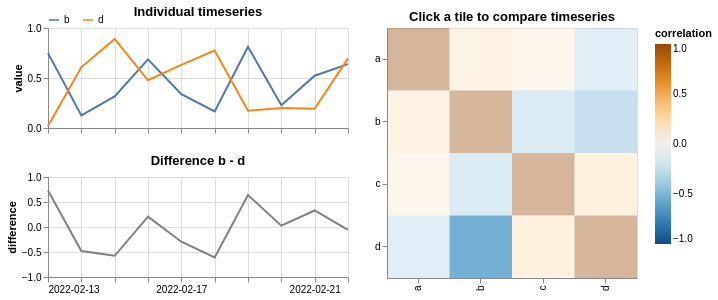

The cell this chart's notebook holds for it:
### Code cell
import pandas as pd
import numpy as np
import altair as alt


# Create timeseries data
rng = np.random.default_rng(905)
ex_ts = pd.DataFrame(
    rng.random((10, 4)),
    columns=['a', 'b', 'c', 'd'],
).assign(
    date=pd.date_range(
        start=pd.to_datetime('2022-02-22')-pd.Timedelta(9, unit='D'),
        end=pd.to_datetime('2022-02-22')).strftime('%Y-%m-%d'),
)

# Create heatmap with selection
select_x = alt.selection_point(fields=['level_0'], name='select_x', value='b')
select_y = alt.selection_point(fields=['level_1'], name='select_y', value='d')
heatmap = alt.Chart(
    ex_ts.drop(columns='date').corr().stack().reset_index().rename(columns={0: 'correlation'}),
    title='Click a tile to compare timeseries',
    height=250,
    width=250,
).mark_rect().encode(
    alt.X('level_0').title(None),
    alt.Y('level_1').title(None),
    alt.Color('correlation').scale(domain=[-1, 1], scheme='blueorange'),
    opacity=alt.when(select_x, select_y).then(alt.value(1)).otherwise(alt.value(0.4)),
).add_params(
    select_x, select_y
)

# Create chart with individual lines/timeseries
base = alt.Chart(
    ex_ts.melt(
        id_vars='date',
        var_name='category',
        value_name='value',
    ),
    height=100,
    width=300,
    title='Individual timeseries',
)
lines = base.transform_filter(
    # If the category is not in the selected values, the returned index is -1
    'indexof(datum.category, select_x.level_0) !== -1'
   '| indexof(datum.category, select_y.level_1) !== -1'
).mark_line().encode(
    alt.X('date:T').axis(labels=False).title(None),
    alt.Y('value').scale(domain=(0, 1)),
    alt.Color('category').legend(orient='top', offset=-20).title(None)
)

# Create chart with difference between lines/timeseries
dynamic_title = alt.Title(alt.expr(f'"Difference " + {select_x.name}.level_0 + " - " + {select_y.name}.level_1'))
# We pivot transform to get each category as a column
lines_diff = base.transform_pivot(
    'category', 'value', groupby=['date']
# In the calculate transform we use the values from the selection to subset the columns to substract
).transform_calculate(
    difference = f'datum[{select_x.name}.level_0] - datum[{select_y.name}.level_1]'
).mark_line(color='grey').encode(
    alt.X('date:T').axis(format='%Y-%m-%d').title(None),
    alt.Y('difference:Q').scale(domain=(-1, 1)),
).properties(
    title=dynamic_title
)

# Layout the charts
chart = (lines & lines_diff) | heatmap
chart
# products = chartout.customizables(debug=True)
# products[0]['textures'][0]['content'] = chart
# products

### Figure 1 — Vega-Lite specification as saved in the notebook (floating-point values rounded to 4 significant figures)
{"config": {"view": {"continuousWidth": 300, "continuousHeight": 300}}, "hconcat": [{"vconcat": [{"mark": {"type": "line"}, "encoding": {"color": {"field": "category", "legend": {"orient": "top", "offset": -20}, "title": null, "type": "nominal"}, "x": {"axis": {"labels": false}, "field": "date", "title": null, "type": "temporal"}, "y": {"field": "value", "scale": {"domain": [0, 1]}, "type": "quantitative"}}, "height": 100, "title": "Individual timeseries", "transform": [{"filter": "indexof(datum.category, select_x.level_0) !== -1| indexof(datum.category, select_y.level_1) !== -1"}], "width": 300}, {"mark": {"type": "line", "color": "grey"}, "encoding": {"x": {"axis": {"format": "%Y-%m-%d"}, "field": "date", "title": null, "type": "temporal"}, "y": {"field": "difference", "scale": {"domain": [-1, 1]}, "type": "quantitative"}}, "height": 100, "title": {"text": {"expr": "\"Difference \" + select_x.level_0 + \" - \" + select_y.level_1"}}, "transform": [{"pivot": "category", "value": "value", "groupby": ["date"]}, {"calculate": "datum[select_x.level_0] - datum[select_y.level_1]", "as": "difference"}], "width": 300}], "data": {"name": "data-dcd315ac3c0e3279b057cda77601a154"}}, {"data": {"name": "data-dd9af7e7685961220fe311b8eed24828"}, "mark": {"type": "rect"}, "encoding": {"color": {"field": "correlation", "scale": {"domain": [-1, 1], "scheme": "blueorange"}, "type": "quantitative"}, "opacity": {"condition": [{"test": {"and": [{"param": "select_x"}, {"param": "select_y"}]}, "value": 1}], "value": 0.4}, "x": {"field": "level_0", "title": null, "type": "nominal"}, "y": {"field": "level_1", "title": null, "type": "nominal"}}, "height": 250, "name": "view_1", "title": "Click a tile to compare timeseries", "width": 250}], "params": [{"name": "select_x", "select": {"type": "point", "fields": ["level_0"]}, "value": "b", "views": ["view_1"]}, {"name": "select_y", "select": {"type": "point", "fields": ["level_1"]}, "value": "d", "views": ["view_1"]}], "$schema": "https://vega.github.io/schema/vega-lite/v5.20.1.json", "datasets": {"data-dcd315ac3c0e3279b057cda77601a154": [{"date": "2022-02-13", "category": "a", "value": 0.9598}, {"date": "2022-02-14", "category": "a", "value": 0.3987}, {"date": "2022-02-15", "category": "a", "value": 0.6011}, {"date": "2022-02-16", "category": "a", "value": 0.9086}, {"date": "2022-02-17", "category": "a", "value": 0.1874}, {"date": "2022-02-18", "category": "a", "value": 0.6301}, {"date": "2022-02-19", "category": "a", "value": 0.6882}, {"date": "2022-02-20", "category": "a", "value": 0.899}, {"date": "2022-02-21", "category": "a", "value": 0.04121}, {"date": "2022-02-22", "category": "a", "value": 0.2136}, {"date": "2022-02-13", "category": "b", "value": 0.7485}, {"date": "2022-02-14", "category": "b", "value": 0.1263}, {"date": "2022-02-15", "category": "b", "value": 0.3154}, {"date": "2022-02-16", "category": "b", "value": 0.6857}, {"date": "2022-02-17", "category": "b", "value": 0.3378}, {"date": "2022-02-18", "category": "b", "value": 0.1662}, {"date": "2022-02-19", "category": "b", "value": 0.8117}, {"date": "2022-02-20", "category": "b", "value": 0.2277}, {"date": "2022-02-21", "category": "b", "value": 0.5228}, {"date": "2022-02-22", "category": "b", "value": 0.6389}, {"date": "2022-02-13", "category": "c", "value": 0.2504}, {"date": "2022-02-14", "category": "c", "value": 0.1607}, {"date": "2022-02-15", "category": "c", "value": 0.9928}, {"date": "2022-02-16", "category": "c", "value": 0.1159}, {"date": "2022-02-17", "category": "c", "value": 0.04576}, {"date": "2022-02-18", "category": "c", "value": 0.9727}, {"date": "2022-02-19", "category": "c", "value": 0.4507}, {"date": "2022-02-20", "category": "c", "value": 0.742}, {"date": "2022-02-21", "category": "c", "value": 0.6409}, {"date": "2022-02-22", "category": "c", "value": 0.3179}, {"date": "2022-02-13", "category": "d", "value": 0.02047}, {"date": "2022-02-14", "category": "d", "value": 0.6067}, {"date": "2022-02-15", "category": "d", "value": 0.8911}, {"date": "2022-02-16", "category": "d", "value": 0.4775}, {"date": "2022-02-17", "category": "d", "value": 0.6315}, {"date": "2022-02-18", "category": "d", "value": 0.7745}, {"date": "2022-02-19", "category": "d", "value": 0.1722}, {"date": "2022-02-20", "category": "d", "value": 0.2011}, {"date": "2022-02-21", "category": "d", "value": 0.1921}, {"date": "2022-02-22", "category": "d", "value": 0.696}], "data-dd9af7e7685961220fe311b8eed24828": [{"level_0": "a", "level_1": "a", "correlation": 1.0}, {"level_0": "a", "level_1": "b", "correlation": 0.1842}, {"level_0": "a", "level_1": "c", "correlation": 0.1034}, {"level_0": "a", "level_1": "d", "correlation": -0.3212}, {"level_0": "b", "level_1": "a", "correlation": 0.1842}, {"level_0": "b", "level_1": "b", "correlation": 1.0}, {"level_0": "b", "level_1": "c", "correlation": -0.3724}, {"level_0": "b", "level_1": "d", "correlation": -0.5303}, {"level_0": "c", "level_1": "a", "correlation": 0.1034}, {"level_0": "c", "level_1": "b", "correlation": -0.3724}, {"level_0": "c", "level_1": "c", "correlation": 1.0}, {"level_0": "c", "level_1": "d", "correlation": 0.2219}, {"level_0": "d", "level_1": "a", "correlation": -0.3212}, {"level_0": "d", "level_1": "b", "correlation": -0.5303}, {"level_0": "d", "level_1": "c", "correlation": 0.2219}, {"level_0": "d", "level_1": "d", "correlation": 1.0}]}}
